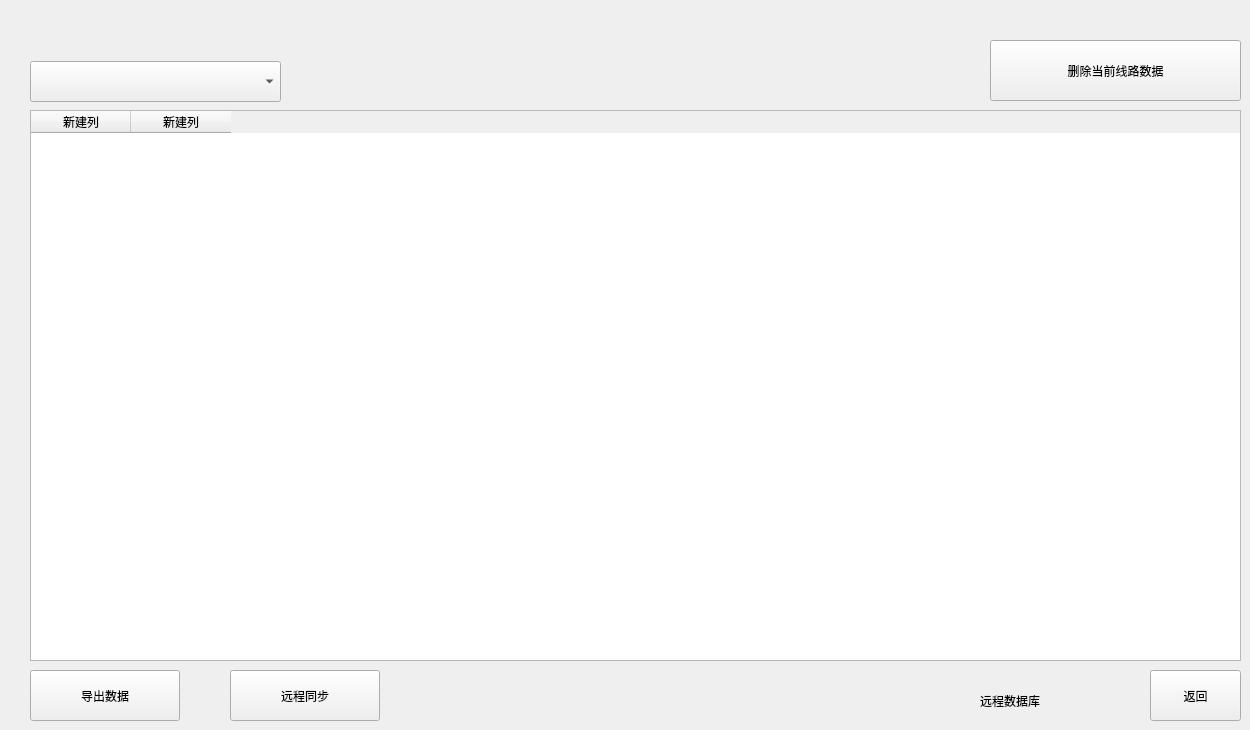
   <widget class="QWidget" name="PageDataManager">
    <widget class="QPushButton" name="btnDM_back">
     <property name="geometry">
      <rect>
       <x>1150</x>
       <y>670</y>
       <width>91</width>
       <height>51</height>
      </rect>
     </property>
     <property name="text">
      <string>返回</string>
     </property>
    </widget>
    <widget class="QPushButton" name="btnDataExport">
     <property name="geometry">
      <rect>
       <x>30</x>
       <y>670</y>
       <width>150</width>
       <height>51</height>
      </rect>
     </property>
     <property name="minimumSize">
      <size>
       <width>150</width>
       <height>0</height>
      </size>
     </property>
     <property name="maximumSize">
      <size>
       <width>150</width>
       <height>16777215</height>
      </size>
     </property>
     <property name="text">
      <string>导出数据</string>
     </property>
    </widget>
    <widget class="QPushButton" name="btnViewData">
     <property name="geometry">
      <rect>
       <x>990</x>
       <y>40</y>
       <width>251</width>
       <height>61</height>
      </rect>
     </property>
     <property name="text">
      <string>删除当前线路数据</string>
     </property>
    </widget>
    <widget class="QTableWidget" name="wgtDataView">
     <property name="geometry">
      <rect>
       <x>30</x>
       <y>110</y>
       <width>1211</width>
       <height>551</height>
      </rect>
     </property>
     <column>
      <property name="text">
       <string>新建列</string>
      </property>
     </column>
     <column>
      <property name="text">
       <string>新建列</string>
      </property>
     </column>
    </widget>
    <widget class="QComboBox" name="cmbFilter">
     <property name="geometry">
      <rect>
       <x>30</x>
       <y>61</y>
       <width>251</width>
       <height>41</height>
      </rect>
     </property>
    </widget>
    <widget class="QPushButton" name="btnRemoteUpdate">
     <property name="geometry">
      <rect>
       <x>230</x>
       <y>670</y>
       <width>150</width>
       <height>51</height>
      </rect>
     </property>
     <property name="minimumSize">
      <size>
       <width>150</width>
       <height>0</height>
      </size>
     </property>
     <property name="maximumSize">
      <size>
       <width>150</width>
       <height>16777215</height>
      </size>
     </property>
     <property name="text">
      <string>远程同步</string>
     </property>
    </widget>
    <widget class="QLabel" name="widget_KJ2_3">
     <property name="geometry">
      <rect>
       <x>980</x>
       <y>680</y>
       <width>111</width>
       <height>41</height>
      </rect>
     </property>
     <property name="styleSheet">
      <string notr="true"/>
     </property>
     <property name="text">
      <string>远程数据库</string>
     </property>
    </widget>
    <widget class="QLabel" name="lblRemoteDb">
     <property name="geometry">
      <rect>
       <x>1080</x>
       <y>680</y>
       <width>41</width>
       <height>41</height>
      </rect>
     </property>
     <property name="styleSheet">
      <string notr="true">border-image: url(:/res/deviceOn.png);</string>
     </property>
     <property name="text">
      <string/>
     </property>
    </widget>
   </widget>
